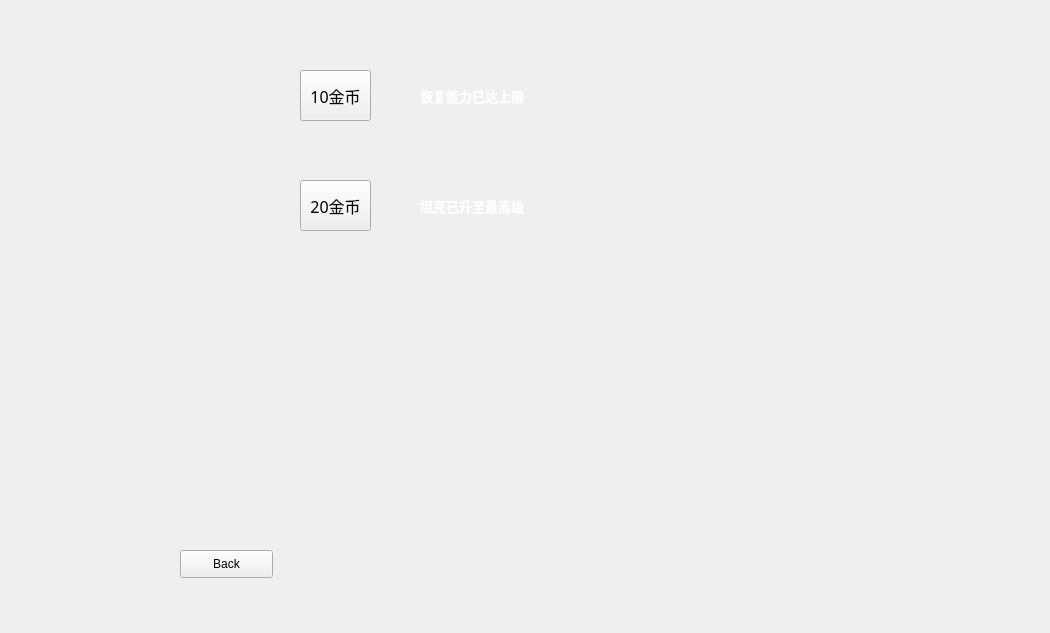
<?xml version="1.0" encoding="UTF-8"?>
<ui version="4.0">
 <class>Tank_budget</class>
 <widget class="QWidget" name="Tank_budget">
  <property name="geometry">
   <rect>
    <x>0</x>
    <y>0</y>
    <width>1050</width>
    <height>633</height>
   </rect>
  </property>
  <property name="minimumSize">
   <size>
    <width>1050</width>
    <height>633</height>
   </size>
  </property>
  <property name="maximumSize">
   <size>
    <width>1050</width>
    <height>633</height>
   </size>
  </property>
  <property name="windowTitle">
   <string>Form</string>
  </property>
  <property name="styleSheet">
   <string notr="true"/>
  </property>
  <widget class="QPushButton" name="levelUpButton">
   <property name="geometry">
    <rect>
     <x>300</x>
     <y>180</y>
     <width>71</width>
     <height>51</height>
    </rect>
   </property>
   <property name="font">
    <font>
     <family>Showcard Gothic</family>
     <pointsize>12</pointsize>
    </font>
   </property>
   <property name="styleSheet">
    <string notr="true">border-image: url(:/sample/photo/Shop_pic/Shop_button.jpg);</string>
   </property>
   <property name="text">
    <string>20金币</string>
   </property>
  </widget>
  <widget class="QPushButton" name="backButton">
   <property name="geometry">
    <rect>
     <x>180</x>
     <y>550</y>
     <width>93</width>
     <height>28</height>
    </rect>
   </property>
   <property name="styleSheet">
    <string notr="true">border-image: url(:/sample/photo/label_bg.png);</string>
   </property>
   <property name="text">
    <string>Back</string>
   </property>
  </widget>
  <widget class="QStackedWidget" name="stackedWidget">
   <property name="geometry">
    <rect>
     <x>130</x>
     <y>60</y>
     <width>81</width>
     <height>61</height>
    </rect>
   </property>
   <property name="styleSheet">
    <string notr="true"/>
   </property>
   <property name="currentIndex">
    <number>0</number>
   </property>
   <widget class="QWidget" name="Recover_1"/>
   <widget class="QWidget" name="Recover_2"/>
  </widget>
  <widget class="QStackedWidget" name="stackedWidget_2">
   <property name="geometry">
    <rect>
     <x>130</x>
     <y>170</y>
     <width>81</width>
     <height>61</height>
    </rect>
   </property>
   <property name="styleSheet">
    <string notr="true"/>
   </property>
   <property name="currentIndex">
    <number>11</number>
   </property>
   <widget class="QWidget" name="Tank_1"/>
   <widget class="QWidget" name="Tank_2"/>
   <widget class="QWidget" name="Tank_3"/>
   <widget class="QWidget" name="Tank_4"/>
   <widget class="QWidget" name="Tank_5"/>
   <widget class="QWidget" name="Tank_6"/>
   <widget class="QWidget" name="Tank_7"/>
   <widget class="QWidget" name="Tank_8"/>
   <widget class="QWidget" name="Tank_9"/>
   <widget class="QWidget" name="Tank_10"/>
   <widget class="QWidget" name="Tank_11"/>
   <widget class="QWidget" name="Tank_12"/>
  </widget>
  <widget class="QLabel" name="recoverLabel">
   <property name="geometry">
    <rect>
     <x>420</x>
     <y>70</y>
     <width>151</width>
     <height>51</height>
    </rect>
   </property>
   <property name="palette">
    <palette>
     <active>
      <colorrole role="WindowText">
       <brush brushstyle="SolidPattern">
        <color alpha="255">
         <red>255</red>
         <green>255</green>
         <blue>255</blue>
        </color>
       </brush>
      </colorrole>
     </active>
     <inactive>
      <colorrole role="WindowText">
       <brush brushstyle="SolidPattern">
        <color alpha="255">
         <red>255</red>
         <green>255</green>
         <blue>255</blue>
        </color>
       </brush>
      </colorrole>
     </inactive>
     <disabled>
      <colorrole role="WindowText">
       <brush brushstyle="SolidPattern">
        <color alpha="255">
         <red>120</red>
         <green>120</green>
         <blue>120</blue>
        </color>
       </brush>
      </colorrole>
     </disabled>
    </palette>
   </property>
   <property name="font">
    <font>
     <family>Microsoft YaHei UI</family>
     <pointsize>10</pointsize>
     <weight>75</weight>
     <bold>true</bold>
    </font>
   </property>
   <property name="styleSheet">
    <string notr="true">border-image: url(:/sample/photo/label_bg.png);
border-image: url(:/sample/photo/label_bg .png);</string>
   </property>
   <property name="text">
    <string>恢复能力已达上限</string>
   </property>
  </widget>
  <widget class="QPushButton" name="recoverButton">
   <property name="geometry">
    <rect>
     <x>300</x>
     <y>70</y>
     <width>71</width>
     <height>51</height>
    </rect>
   </property>
   <property name="font">
    <font>
     <family>Showcard Gothic</family>
     <pointsize>12</pointsize>
    </font>
   </property>
   <property name="styleSheet">
    <string notr="true">border-image: url(:/sample/photo/Shop_pic/Shop_button.jpg);</string>
   </property>
   <property name="text">
    <string>10金币</string>
   </property>
  </widget>
  <widget class="QLabel" name="tankLable">
   <property name="geometry">
    <rect>
     <x>420</x>
     <y>180</y>
     <width>151</width>
     <height>51</height>
    </rect>
   </property>
   <property name="palette">
    <palette>
     <active>
      <colorrole role="WindowText">
       <brush brushstyle="SolidPattern">
        <color alpha="255">
         <red>255</red>
         <green>255</green>
         <blue>255</blue>
        </color>
       </brush>
      </colorrole>
     </active>
     <inactive>
      <colorrole role="WindowText">
       <brush brushstyle="SolidPattern">
        <color alpha="255">
         <red>255</red>
         <green>255</green>
         <blue>255</blue>
        </color>
       </brush>
      </colorrole>
     </inactive>
     <disabled>
      <colorrole role="WindowText">
       <brush brushstyle="SolidPattern">
        <color alpha="255">
         <red>120</red>
         <green>120</green>
         <blue>120</blue>
        </color>
       </brush>
      </colorrole>
     </disabled>
    </palette>
   </property>
   <property name="font">
    <font>
     <family>微软雅黑</family>
     <pointsize>10</pointsize>
     <weight>75</weight>
     <bold>true</bold>
    </font>
   </property>
   <property name="styleSheet">
    <string notr="true">border-image: url(:/sample/photo/label_bg.png);
border-image: url(:/sample/photo/label_bg .png);</string>
   </property>
   <property name="text">
    <string>坦克已升至最高级</string>
   </property>
  </widget>
  <widget class="QStackedWidget" name="stackedWidget_3">
   <property name="geometry">
    <rect>
     <x>710</x>
     <y>390</y>
     <width>341</width>
     <height>241</height>
    </rect>
   </property>
   <widget class="QWidget" name="Tank_1s"/>
   <widget class="QWidget" name="Tank_2s"/>
   <widget class="QWidget" name="Tank_3s"/>
   <widget class="QWidget" name="Tank_4s"/>
   <widget class="QWidget" name="Tank_5s"/>
   <widget class="QWidget" name="Tank_6s"/>
   <widget class="QWidget" name="Tank_7s"/>
   <widget class="QWidget" name="Tank_8s"/>
   <widget class="QWidget" name="Tank_9s"/>
   <widget class="QWidget" name="Tank_10s"/>
   <widget class="QWidget" name="Tank_11s"/>
   <widget class="QWidget" name="Tank_12s"/>
  </widget>
 </widget>
 <resources/>
 <connections/>
</ui>
